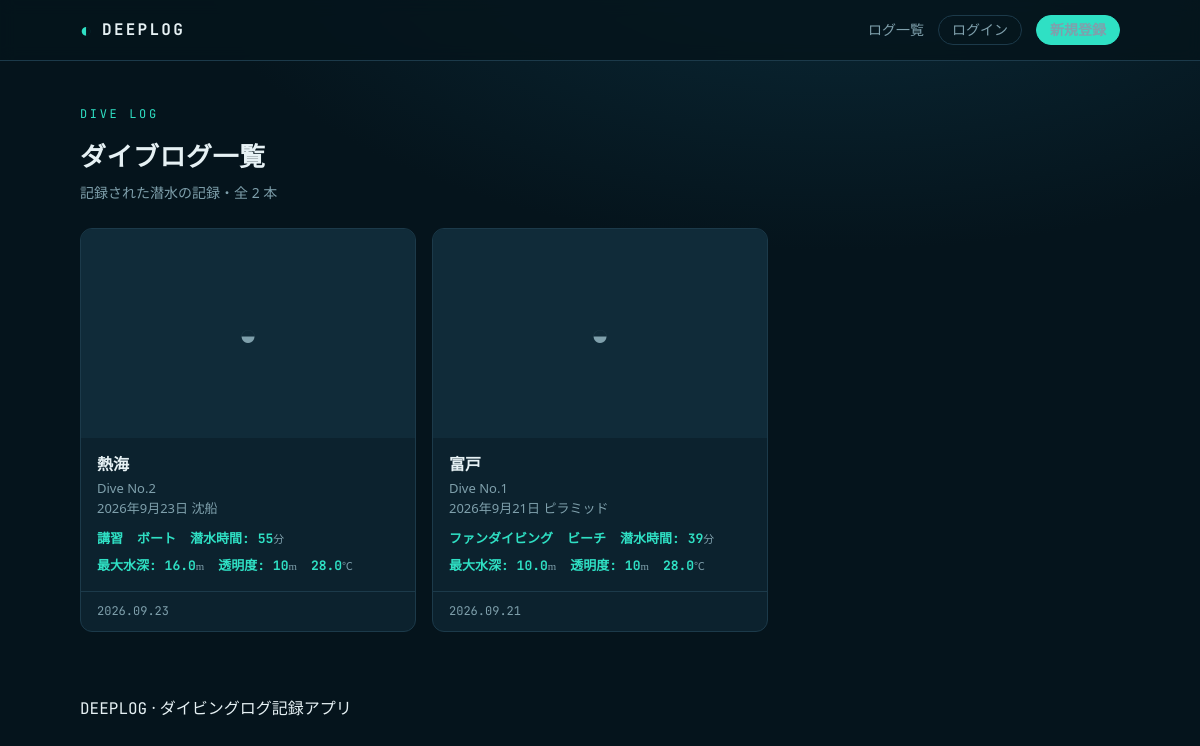
/logs/, run on an earlier commit of the app's database.
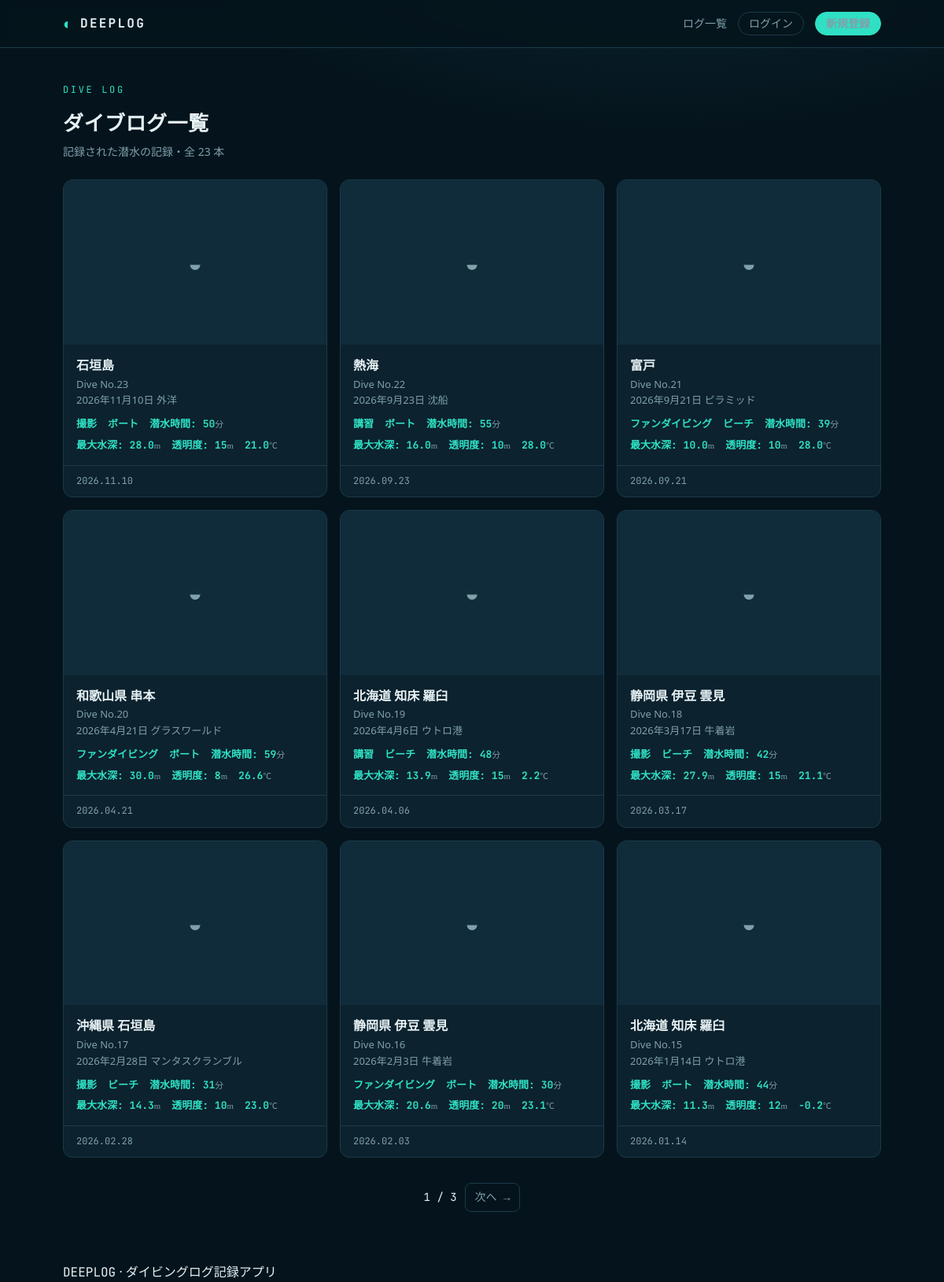
And on a later commit of the database.
### divelogs/models.py (models this page shows, shortened)
class DiveLog(models.Model):
    class EntryWay(models.TextChoices):
        BEACH = 'beach', _('ビーチ')  #変数名 = DBに保存される値, 画面に表示される値
        BOAT = 'boat', _('ボート')
    class DivePurpose(models.TextChoices):
        FUN = 'fun', _('ファンダイビング')
        PHOTO = 'photo', _('撮影')
        TRAINING = 'training', _('講習')
    class CurrentStrength(models.TextChoices):
        NONE = 'none', _('なし')
        WEAK = 'weak', _('弱い')
        STRONG = 'strong', _('強い')
    class Weather(models.TextChoices):
        SUNNY = 'sunny', _('晴れ')
        CLOUDY = 'cloudy', _('曇り')
        RAINY = 'rainy', _('雨')
    class WaveHeight(models.TextChoices):
        NONE = 'none', _('無し')
        LOW = 'low', _('低')
        MIDDLE = 'middle', _('中')
        HIGH = 'high', _('高')
    class TankType(models.TextChoices):
        STEEL = 'steel',_('スチール')
        ALMI = 'almi',_('アルミニウム')
    class WindStrength(models.TextChoices):
        NONE = 'none', _('無し')
        LOW = 'low', _('弱')
        MIDDLE = 'middle', _('中')
        HIGH = 'high', _('強')
    class SuitType(models.TextChoices):
        WET5mmU = 'wet5mmUnder', _('ウェットスーツ: 5mm以下')
        WET5mm = 'wet5mm', _('ウェットスーツ: 5mm')
        WET65mm = 'wet65mm', _('ウェットスーツ: 6.5mm')
        DRY = 'dry', _('ドライスーツ')
    user = models.ForeignKey( #「1人のUserが、複数のArticleを投稿できる」という関係の定義
        User, #ForeignKeyの第一引数 で、「どのモデルを参照するか」
        on_delete=models.CASCADE, #参照先( User )のレコードが削除されたときの挙動を指定(親が消えたら子も連動して削除する)
        related_name='dive_logs', #逆参照名（user.dive_logでユーザのダイブログを参照できるようになる設定）
        verbose_name=_("ダイバー") #管理画面やフォームで表示される ラベル文字列 を指定
    )
    @property
    @admin.display(description=_("通算本数"))
    def calculated_dive_number(self):
        if not self.user or not self.entry_date:
            return None
        count = DiveLog.objects.filter(
            user=self.user,
            entry_date__lte=self.entry_date
        ).count()
        return count
    dive_date = models.DateField(
        verbose_name=_("潜水日付")
    )
    location = models.CharField(
        max_length=100,
        blank=True,
        verbose_name=_("場所")
    )
    dive_point_name = models.CharField(
        max_length=100,
        blank=True,
        verbose_name=_("ポイント名")
    )
    entry_way = models.CharField(
        max_length=20,
        choices=EntryWay.choices,
        verbose_name=_("エントリー方法")
    )
    dive_purpose = models.CharField(
        max_length=20,
        choices=DivePurpose.choices,
        verbose_name=_("ダイブ目的")
    )
    entry_date = models.DateTimeField(
        verbose_name=_("エントリー日時")
    )
    exit_date = models.DateTimeField(
        verbose_name=_("エキジット日時")
    )
    @property
    @admin.display(description=_("潜水時間（分）"))
    def duration_minutes(self):
        if self.entry_date and self.exit_date:
            delta = self.exit_date - self.entry_date
            return int(delta.total_seconds() // 60)
        return None
    start_press = models.IntegerField(
        verbose_name=_("潜水開始時タンク圧力")
    )
    end_press = models.IntegerField(
        verbose_name=_("潜水終了時タンク圧力")
    )
    tank_type = models.CharField(
        max_length=20,
        choices=TankType.choices,
        verbose_name=_("タンク種別")
    )
    weight = models.IntegerField(
        verbose_name=_("ウェイト重量")
    )
    current_str = models.CharField(
        max_length=20,
        choices=CurrentStrength.choices,
        verbose_name=_("流れの強さ")
    )
    weather = models.CharField(
        max_length=20,
        choices=Weather.choices,
        verbose_name=_("天気")
    )
    wave_height = models.CharField(
        max_length=20,
        choices=WaveHeight.choices,
        verbose_name=_("波の高さ")
    )
    wind_speed = models.CharField(
        max_length=20,
        choices=WindStrength.choices,
        verbose_name=_("風の強さ")
    )
    temperature = models.FloatField(
        verbose_name=_("気温")
    )
    surf_temp = models.FloatField(
        verbose_name=_("水面温度")
    )
    w_bottom_temp = models.FloatField(
        verbose_name=_("水底温度")
    )
    ave_depth = models.FloatField(
        default=0.0,
        verbose_name=_("平均水深(m)")
    )
    max_depth = models.FloatField(
        default=0.0,
        verbose_name=_("最大深度(m)")
    )
    transparency = models.IntegerField(
        verbose_name=_("透明度")
    )
    suit_type = models.CharField(
        max_length=20,
        choices=SuitType.choices,
        blank=True,
        default='',
        verbose_name=_("スーツ種別")
    )
    buddy_name = models.CharField(
        max_length=100,
        blank=True,
        verbose_name=_("バディ名")
    )
    inst_name = models.CharField(
        max_length=100,
        blank=True, #フォーム入力時に空欄を許可する
        verbose_name=_("インストラクター名")
    )
    fish = models.CharField(
        max_length=255,
        blank=True,
        verbose_name=_("発見できた魚")
    )
    free_text_field = models.TextField(
        blank=True,
        verbose_name=_("自由記述欄")
    )
    photo = models.ImageField(
        upload_to='dive_log_photos/',  # 画像の保存先ディレクトリ
        blank=True,
        null=True,
        verbose_name=_("写真")
    )  # 旧：1 枚だけの写真。今は DiveLogPhoto（log.photos）を使う。マイグレーション 0007 で DiveLogPhoto にコピー済み
    dive_shop_name = models.CharField(
        max_length=200,
        blank=True,
        verbose_name=_("ダイビングショップ")
    )
    dive_shop_address = models.CharField(
        max_length=300,
        blank=True,
        verbose_name=_("ショップの住所")
    )
    dive_shop_lat = models.FloatField(
        null=True,
        blank=True,
        verbose_name=_("ショップの緯度")
    )
    dive_shop_lng = models.FloatField(
        null=True,
        blank=True,
        verbose_name=_("ショップの経度")
    )
    @property
    def has_shop_location(self):
        return self.dive_shop_lat is not None and self.dive_shop_lng is not None
    class Meta:
        verbose_name = _("ダイブログ")#管理画面などで表示される、このモデルの「単数形」の名前
        verbose_name_plural = _("ダイブログ")#管理画面などで表示される、このモデルの「複数形」の名前
        ordering = ['id'] # このモデルのデータを取得したときの デフォルトの並び順

### accounts/models.py (models this page shows, shortened)
class User(AbstractUser):
    USERNAME_FIELD = 'email'
    REQUIRED_FIELDS = ['username']
    class DiverRank(models.TextChoices):
        NoRank = 'no_rank', _('ランクなし')
        OpenWater = 'OW', _('オープンウォータ―')
        AdvancedOW = 'AOW', _('アドバンスドオープンウォータ―')
        Rescue = 'RED', _('レスキュー')
        DiveMaster = 'DM', _('ダイブマスター')
    email = models.EmailField(
        unique=True,
        verbose_name=_("メールアドレス")
    )
    nickname = models.CharField(
        max_length=30,
        blank=True,
        verbose_name=_("ニックネーム")
    )
    diver_rank = models.CharField(
        max_length=20,
        choices=DiverRank.choices,
        default=DiverRank.NoRank,
        verbose_name=_("ダイバーランク")
    )
    created_at = models.DateTimeField(
        auto_now_add=True,
        verbose_name=_("作成日時")
    )
    updated_at = models.DateTimeField(
        auto_now=True,
        verbose_name=_("更新日時")
    )
    image = models.ImageField(
        upload_to='profile/images/',
        blank=True,
        null=True,
        verbose_name=_("プロフィール画像")
    )
    class Meta:
        verbose_name = _("ユーザー")
        verbose_name_plural = _("ユーザー")

### divelogs/views.py (the view, shortened to what this page needs)
# urls.py: path("logs/", views.LogListView.as_view(), name="log_list"),
class LogListView(ListView):
    model = DiveLog
    template_name = "logs/log_list.html"
    context_object_name = "logs"
    paginate_by = 9
    def get_queryset(self):
        qs = DiveLog.objects.select_related("user").prefetch_related("photos").annotate(
            duration_db=ExpressionWrapper(
                F("exit_date") - F("entry_date"), output_field=DurationField()
            ),
            pressure_used_db=F("start_press") - F("end_press"),
        )
        if self.request.GET.get("mine") == "1" and self.request.user.is_authenticated:
            qs = qs.filter(user=self.request.user)
        self.filter_form = DiveLogFilterForm(self.request.GET)
        if self.filter_form.is_valid():
            data = self.filter_form.cleaned_data
            if data["date_from"]:
                qs = qs.filter(dive_date__gte=data["date_from"])
            if data["date_to"]:
                qs = qs.filter(dive_date__lte=data["date_to"])
            if data["entry_way"]:
                qs = qs.filter(entry_way=data["entry_way"])
            if data["depth_min"] is not None:
                qs = qs.filter(max_depth__gte=data["depth_min"])
            if data["depth_max"] is not None:
                qs = qs.filter(max_depth__lte=data["depth_max"])
            if data["dive_purpose"]:
                qs = qs.filter(dive_purpose=data["dive_purpose"])
            if data["weather"]:
                qs = qs.filter(weather=data["weather"])
            if data["current_str"]:
                qs = qs.filter(current_str=data["current_str"])
            if data["tank_type"]:
                qs = qs.filter(tank_type=data["tank_type"])
            if data["suit_type"]:
                qs = qs.filter(suit_type=data["suit_type"])
            if data["bottom_temp_min"] is not None:
                qs = qs.filter(w_bottom_temp__gte=data["bottom_temp_min"])
            if data["bottom_temp_max"] is not None:
                qs = qs.filter(w_bottom_temp__lte=data["bottom_temp_max"])
            if data["transparency_min"] is not None:
                qs = qs.filter(transparency__gte=data["transparency_min"])
            if data["transparency_max"] is not None:
                qs = qs.filter(transparency__lte=data["transparency_max"])
            if data["duration_min"] is not None:
                qs = qs.filter(duration_db__gte=timedelta(minutes=data["duration_min"]))
        sort = self.request.GET.get("sort", "date")
        field = SORT_FIELDS.get(sort, SORT_FIELDS["date"]) # 想定外の値なら日付順
        if self.request.GET.get("order") != "asc":   # asc 以外は大きい順（新しい順）
            field = "-" + field
        return qs.order_by(field,"-id")  # 値が同じときは、新しく登録した順
    def get_context_data(self, **kwargs):
        ctx = super().get_context_data(**kwargs)
        ctx["mine_only"] = self.request.GET.get("mine") == "1"
        ctx["filter_form"] = self.filter_form
        return ctx

### templates/logs/log_list.html (shortened to what this page needs)
{% extends "base.html" %}
{% block extra_head %}{% include "logs/_map_assets.html" with mode="css" %}{% endblock %}
{% block content %}
<div class="page-head">
  <div>
    <p class="eyebrow">Dive Log</p>
    <h1 class="page-title">
      {% if mine_only %}マイログ{% elif fav_only %}お気に入り{% else %}ダイブログ一覧{% endif %}
    </h1>
    <p class="page-sub">記録された潜水の記録{% if page_obj %}・全 {{ page_obj.paginator.count }} 本{% endif %}</p>
  </div>
</div>
{% if logs %}
  <div class="grid">
    {% for log in logs %}
      <article class="card">
        {% with photos=log.photos.all %}
          {% if log.has_shop_location %}
            <div class="card-media card-map">
              <div class="card-map-canvas map-dark" data-shop-map data-zoom="13"
                   data-lat="{{ log.dive_shop_lat|stringformat:'f' }}" data-lng="{{ log.dive_shop_lng|stringformat:'f' }}"></div>
              <a href="{% url 'divelogs:log_detail' log.pk %}" class="card-map-link" aria-label="{{ log.location }}の詳細を見る">
                <span class="card-shop-name">{{ log.dive_shop_name }}</span>
              </a>
              {% if photos %}<span class="card-photo-count">写真 {{ photos|length }} 枚</span>{% endif %}
            </div>
          {% else %}
            {% with cover=photos.0 %}
              <a href="{% url 'divelogs:log_detail' log.pk %}" class="card-media {% if not cover %}placeholder{% endif %}">
                {% if cover %}
                  <img src="{{ cover.image.url }}" alt="{{ log.location }}の写真" loading="lazy">
                  {% if photos|length > 1 %}<span class="card-photo-count">{{ photos|length }} 枚</span>{% endif %}
                {% else %}
                  <span>◒</span>
                {% endif %}
              </a>
            {% endwith %}
          {% endif %}
        {% endwith %}
        <div class="card-body">
          <div>
            <h2 class="card-title"><a href="{% url 'divelogs:log_detail' log.pk %}">{{ log.location }}</a></h2>
            <div class="card-site">
              <span>Dive No.{{ log.calculated_dive_number }}</span><br>
              <span>{{ log.dive_date }}</span>
              <span>{{ log.dive_point_name }}</span>
            </div>
          </div>
          <div class="card-metrics">
            {% if log.dive_purpose %}<span><b>{{ log.get_dive_purpose_display }}</b></span>{% endif %}
            {% if log.entry_way %}<span><b>{{ log.get_entry_way_display }}</b></span>{% endif %}
            {% if log.duration_minutes %}<span><b>潜水時間: {{ log.duration_minutes }}</b><small>分</small></span>{% endif %}
            {% if log.max_depth %}<span><b>最大水深: {{ log.max_depth|floatformat:1 }}</b><small>m</small></span>{% endif %}
            {% if log.transparency %}<span><b>透明度: {{ log.transparency }}</b><small>m</small></span>{% endif %}
            {% if log.surf_temp %}<span><b>{{ log.surf_temp }}</b><small>℃</small></span>{% endif %}
          </div>
        </div>
        <div class="card-foot">
          <span class="mono">{{ log.dive_date|date:"Y.m.d" }}</span>
        </div>
      </article>
    {% endfor %}
  </div>
  {% if is_paginated %}
    <div class="pagination">
      <span>{{ page_obj.number }} / {{ page_obj.paginator.num_pages }}</span>
      {% if page_obj.has_next %}
        <a href="{% querystring page=page_obj.next_page_number %}">次へ →</a>
      {% endif %}
    </div>
  {% endif %}
{% endif %}
{% endblock %}

### templates/base.html (shortened to what this page needs)
{% load static %}
<!DOCTYPE html>
<html lang="ja">
<head>
  <link rel="stylesheet" href="{% static 'css/style.css' %}">
  {% block extra_head %}{% endblock %}
</head>
<body>
  <header class="site-header">
    <div class="wrap header-inner">
      <a href="{% if user.is_authenticated %}{% url 'divelogs:log_list' %}{% else %}{% url 'divelogs:landing' %}{% endif %}" class="brand">
        <span class="brand-mark">◐</span>
        <span class="brand-name">DEEPLOG</span>
      </a>
      <nav class="nav">
        <a href="{% url 'divelogs:log_list' %}">ログ一覧</a>
        {% if user.is_authenticated %}
          <a href="{% url 'divelogs:log_list' %}?mine=1">マイログ</a>
          <a href="{% url 'divelogs:log_create' %}" class="btn btn-accent btn-sm">＋ 記録する</a>
          <form action="{% url 'accounts:logout' %}" method="post" class="inline-form">
            {% csrf_token %}
            <button type="submit" class="btn btn-ghost btn-sm">ログアウト</button>
          </form>
          <a class="user-chip" href="{% url 'accounts:profile' %}">{{ user.username }}</a>
        {% else %}
          <a href="{% url 'accounts:login' %}" class="btn btn-ghost btn-sm">ログイン</a>
          <a href="{% url 'accounts:register' %}" class="btn btn-accent btn-sm">新規登録</a>
        {% endif %}
      </nav>
    </div>
  </header>
  <main class="wrap main">
    {% block content %}{% endblock %}
  </main>
  <footer class="site-footer">
    <div class="wrap">
      <span class="mono">DEEPLOG</span> · ダイビングログ記録アプリ
    </div>
  </footer>
</body>
</html>

### templates/logs/_map_assets.html (shortened to what this page needs)
{% load static %}
{% if mode == "css" %}
  <link rel="stylesheet" href="https://unpkg.com/leaflet@1.9.4/dist/leaflet.css"
>
{% else %}
  <script src="https://unpkg.com/leaflet@1.9.4/dist/leaflet.js"
></script>
  <script src="{% static 'js/shop_map.js' %}"></script>
{% endif %}

What changed in the data, as far as the page shows it:
added DiveLog: location "石垣島", calculated_dive_number "23", dive_date "2026年11月10日", dive_point_name "外洋", dive_purpose "撮影", entry_way "ボート", duration_minutes "50", max_depth "28.0", transparency "15", surf_temp "21.0", dive_date "2026.11.10"
computed for DiveLog "熱海": calculated_dive_number "2" → "22"
computed for DiveLog "富戸": calculated_dive_number "1" → "21"
added DiveLog: location "和歌山県 串本", calculated_dive_number "20", dive_date "2026年4月21日", dive_point_name "グラスワールド", dive_purpose "ファンダイビング", entry_way "ボート", duration_minutes "59", max_depth "30.0", transparency "8", surf_temp "26.6", dive_date "2026.04.21"
added DiveLog: location "北海道 知床 羅臼", calculated_dive_number "19", dive_date "2026年4月6日", dive_point_name "ウトロ港", dive_purpose "講習", entry_way "ビーチ", duration_minutes "48", max_depth "13.9", transparency "15", surf_temp "2.2", dive_date "2026.04.06"
added DiveLog: location "静岡県 伊豆 雲見", calculated_dive_number "18", dive_date "2026年3月17日", dive_point_name "牛着岩", dive_purpose "撮影", entry_way "ビーチ", duration_minutes "42", max_depth "27.9", transparency "15", surf_temp "21.1", dive_date "2026.03.17"
added DiveLog: location "沖縄県 石垣島", calculated_dive_number "17", dive_date "2026年2月28日", dive_point_name "マンタスクランブル", dive_purpose "撮影", entry_way "ビーチ", duration_minutes "31", max_depth "14.3", transparency "10", surf_temp "23.0", dive_date "2026.02.28"
added DiveLog: location "静岡県 伊豆 雲見", calculated_dive_number "16", dive_date "2026年2月3日", dive_point_name "牛着岩", dive_purpose "ファンダイビング", entry_way "ボート", duration_minutes "30", max_depth "20.6", transparency "20", surf_temp "23.1", dive_date "2026.02.03"
added DiveLog: location "北海道 知床 羅臼", calculated_dive_number "15", dive_date "2026年1月14日", dive_point_name "ウトロ港", dive_purpose "撮影", entry_way "ボート", duration_minutes "44", max_depth "11.3", transparency "12", surf_temp "-0.2", dive_date "2026.01.14"
Also different on the page:
{{ page_obj.paginator.count }}: "2" → "23"
{{ page_obj.number }}: (not shown) → "1"
{{ page_obj.paginator.num_pages }}: (not shown) → "3"
text now shown: "/ 次へ →"
